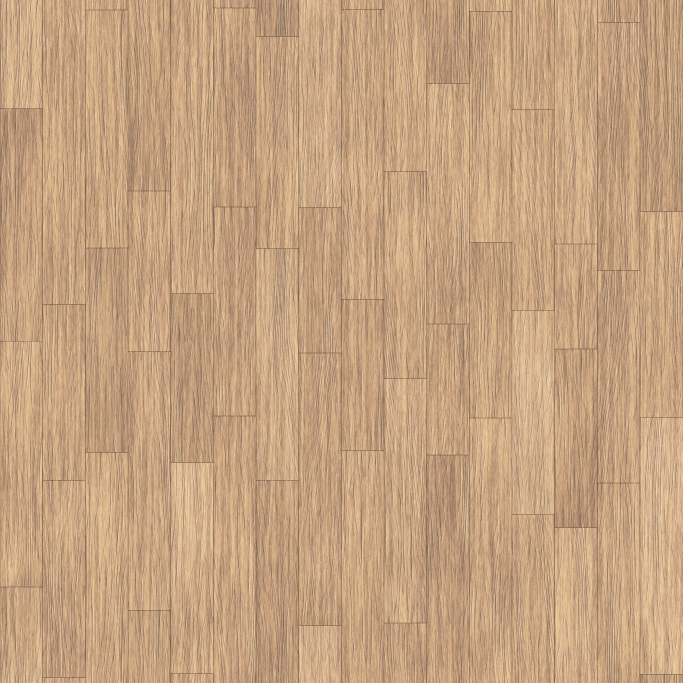
//> input picture deeplane/gen-data/texture/wooden1.jpg, 2048 x 2048 px (shown at 1/3 size)
$ ./Gen 3   (built with g++ and OpenCV 4)
//> lines starting //> are read from the running program, lines starting //| are printed output that depends on the picture
#include <opencv2/opencv.hpp>
#include <iostream>
#include <fstream>
#include <string>
#include <stdlib.h>
#include <limits>
#include <time.h>
#include <math.h>
#include <sys/stat.h>
using namespace std;
using namespace cv;

ifstream& GotoLine(ifstream& file, unsigned int num);
void genImage(int mid, double slope);
void prepareData();

const int MAX_NUM = 1075902;
const char* POS_DISTRIBUTE_FILE = "gaussian/gaussian_121_60[1-272~265].txt";
const int MAX_SLOPE = 1186988; // MUST be bigger than MAX_NUM
const char* SLOPE_DISTRIBUTE_FILE = "gaussian/gaussian_30_60[-85-85].txt";

// texture must be square
const char* TEXTURE_FILE = "texture/wooden1.jpg";
const int TEXTURE_FILE_WIDTH = 2048;
const int TEXTURE_FILE_SIZE = 16*6; // cm

Mat texture;
Mat pattern;
int patternX, patternY;

int g_count = 1;

int main(int argc, char** argv )
{
    cout << "Preparing data\n";
    prepareData();

    if (argc != 2) {
        cout << "Arg is missing.\n";
        return -1;
    }

    char * pEnd;
    int n = strtol(argv[1], &pEnd, 10);

    if (n > MAX_NUM) {
        cout << "Arg must less than " << MAX_NUM << "\n";
        return -1;
    }

    cout << "Start gen image\n";
    ifstream datafile(POS_DISTRIBUTE_FILE);
    ifstream slopefile(SLOPE_DISTRIBUTE_FILE);
    srand(time(NULL));
    int dtpos = rand() % (MAX_NUM - n + 1) + 1;
    int slpos = rand() % (MAX_SLOPE - n + 1) + 1;
    GotoLine(datafile, dtpos);
    GotoLine(slopefile, slpos);

    int val;
    double sl;
    for (; g_count <= n; ++g_count) {
        slopefile >> sl;
        datafile >> val;

        genImage(val, sl);

        if (((g_count - 1) * 50) / n != (g_count * 50) / n) {
            cout << "\r[";
            for (int j = 0; j < 50; ++j) {
                cout << (j < (g_count * 50) / n ? (j == (g_count * 50) / n - 1 ? ">" : "=") : "-");
            }
            cout << "]" << flush;
        }
    }

    cout << "\nDONE\n";

    return 0;
}

void prepareData() {
    system("rm -r gen_image");
    mkdir("gen_image", S_IRWXU | S_IRWXG | S_IRWXO);
    for (int i = 0; i <= 272; ++i) {
        ostringstream ssNumber;
        ssNumber << "gen_image/" << i;
        mkdir(ssNumber.str().c_str(), S_IRWXU | S_IRWXG | S_IRWXO);
    }

    texture = imread(TEXTURE_FILE, CV_LOAD_IMAGE_UNCHANGED);
//> texture is the input picture: 2048 rows x 2048 cols, CV_8UC3; mean B, G, R 127.5, 161.8, 197
    double multiplier = 200 / TEXTURE_FILE_SIZE;
    double tP = TEXTURE_FILE_WIDTH * multiplier;

    double resizeArg = TEXTURE_FILE_WIDTH / TEXTURE_FILE_SIZE / 10;

    Mat multiTexture;
    repeat(texture, multiplier, multiplier, multiTexture);
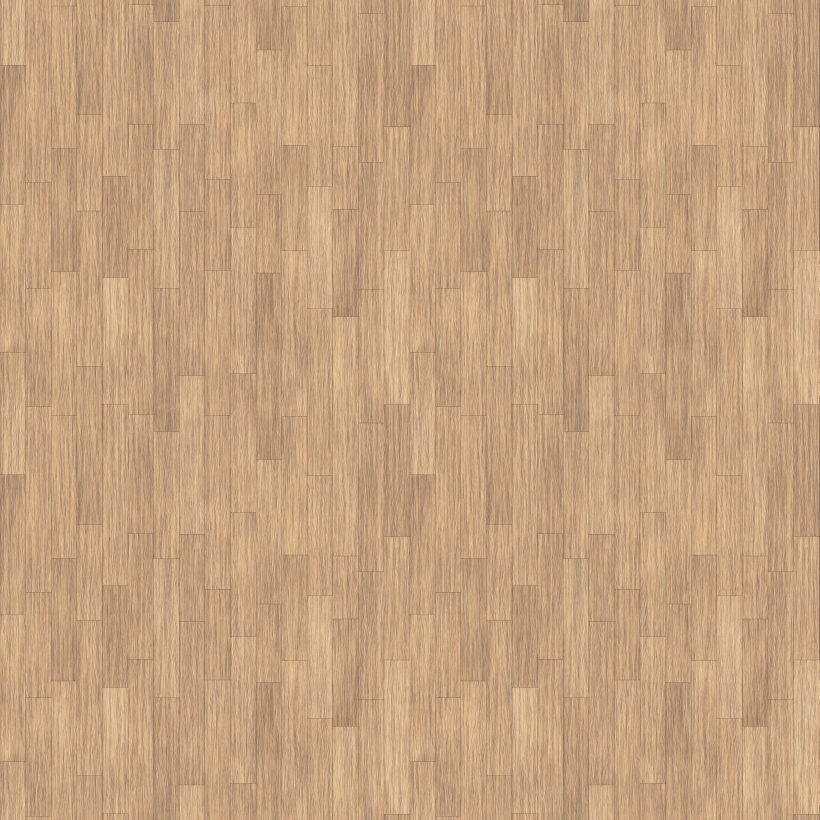
//> multiTexture: 4096 rows x 4096 cols, CV_8UC3 (shown at 1/5 size); mean B, G, R 127.5, 161.8, 197
    resize(multiTexture, multiTexture, Size(), 1 / resizeArg, 1 / resizeArg, INTER_NEAREST);
//> multiTexture: 2048 rows x 2048 cols, CV_8UC3
    tP /= resizeArg;

    Mat transformedTexture;
    Mat lambda(2, 4, CV_32FC1);
    lambda = Mat::zeros(multiTexture.rows, multiTexture.cols, multiTexture.type());

    // transform matrix
    Point2f pts1[4];
    Point2f pts2[4];

    pts1[0] = Point2f(0, 0);
    pts1[1] = Point2f(tP, 0);
    pts1[3] = Point2f(0, tP);
    pts1[2] = Point2f(tP, tP);

    pts2[0] = Point2f(tP / 4, tP * 3 / 4);
    pts2[1] = Point2f(tP * 3 / 4, tP * 3 / 4);
    pts2[3] = Point2f(0, tP);
    pts2[2] = Point2f(tP, tP);

    lambda = getPerspectiveTransform(pts1, pts2);
    warpPerspective(multiTexture, transformedTexture, lambda, transformedTexture.size());
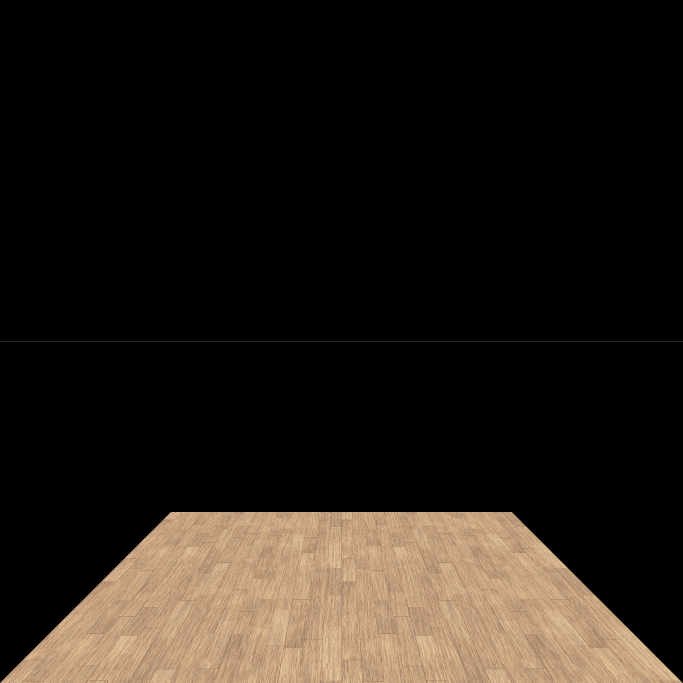
//> transformedTexture: 2048 rows x 2048 cols, CV_8UC3 (shown at 1/3 size); mean B, G, R 24, 30.4, 37

    // crop
    Rect myROI(tP / 4, tP * 3 / 4, tP / 2, tP / 4);
    pattern = transformedTexture(myROI);
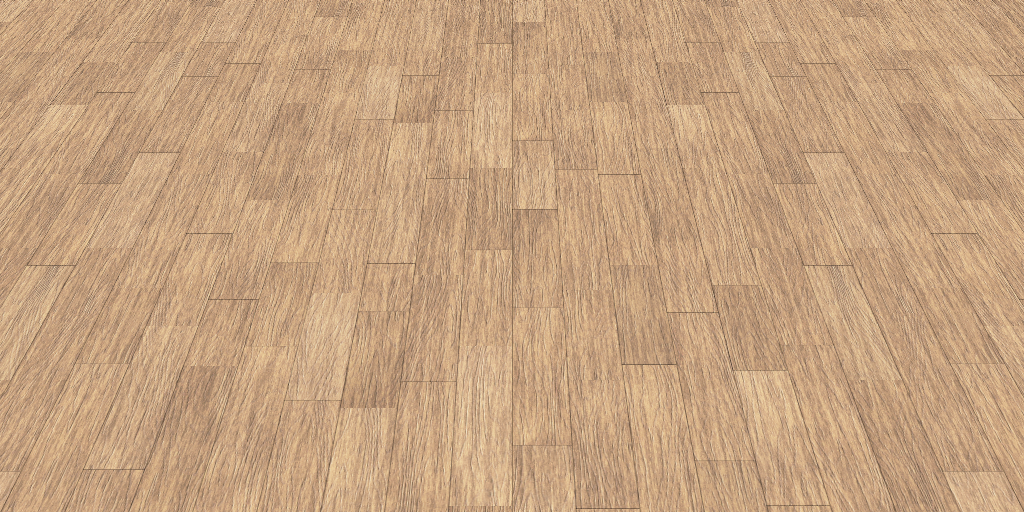
//> pattern: 512 rows x 1024 cols, CV_8UC3; mean B, G, R 127.5, 161.8, 197.1
    patternX = pattern.cols;
//> patternX = 1024
    patternY = pattern.rows;
//> patternY = 512
}

void genImage(int mid, double slope) {
    Mat out;
    int posx = rand() % (patternX / 2 - 272);
    int posy = rand() % (patternY - 18);

    Rect myROI(posx, posy, 272, 18);
    out = pattern(myROI).clone();

    Point2f top(mid + tan(slope * M_PI / 180) * 19, -10);
    Point2f bottom(mid - tan(slope * M_PI / 180) * 18, 28);
    int lthickness = rand() % 10 + 15;
    line(out, top, bottom, Scalar(255, 255, 255), lthickness);

    GaussianBlur(out, out, Size(5,5), 10);
    cvtColor(out, out, CV_BGR2GRAY);

    Mat noise = Mat(out.size(),CV_64F);
    Mat result;
    normalize(out, result, 0.0, 1.0, CV_MINMAX, CV_64F);
    imshow("OUTPUT0",result);
    randn(noise, 0, 0.1);
    imshow("noise",noise);
    imshow("out",out);
    result = result + noise;
    imshow("OUTPUT1",result);
    normalize(result, result, 0.0, 1.0, CV_MINMAX, CV_64F);
    imshow("OUTPUT",result);
    waitKey(0);

    ostringstream ssDirName;
    ssDirName << ((mid > 0 && mid <= 272) ? mid : 0);

    string dirName = ssDirName.str();

    ostringstream ss;
    ss << "gen_image/" << dirName << "/" << g_count << ".jpg";
    imwrite(ss.str(), out);
}

ifstream& GotoLine(ifstream& file, unsigned int num){
//> called with num = 392771
    file.seekg(ios::beg);
    for(int i=0; i < num - 1; ++i){
        file.ignore(numeric_limits<streamsize>::max(),'\n');
    }
    return file;
}
